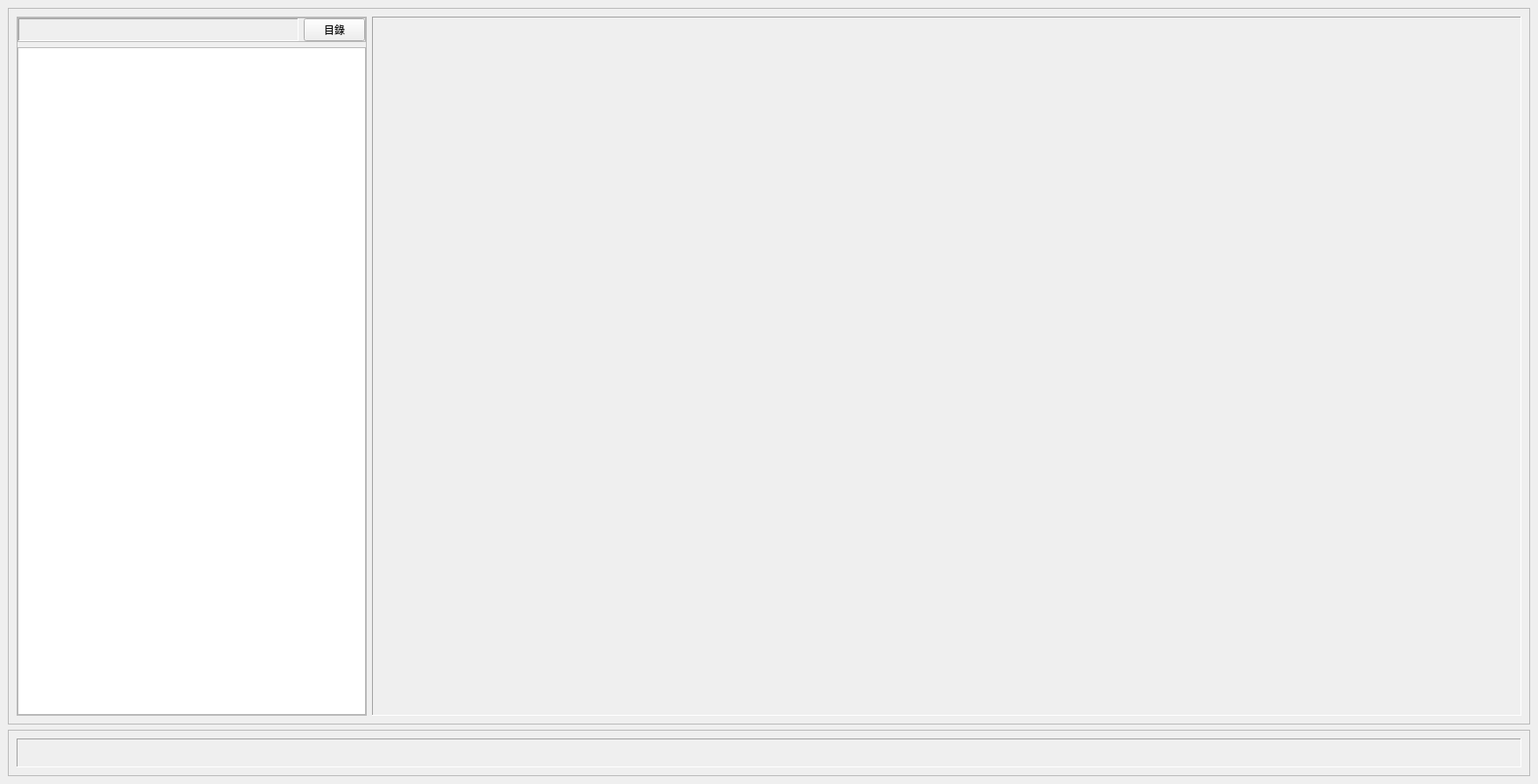
<?xml version="1.0" encoding="UTF-8"?>
<ui version="4.0">
 <class>MainWindow</class>
 <widget class="QMainWindow" name="MainWindow">
  <property name="geometry">
   <rect>
    <x>0</x>
    <y>0</y>
    <width>1757</width>
    <height>896</height>
   </rect>
  </property>
  <property name="windowTitle">
   <string>Yolact</string>
  </property>
  <widget class="QWidget" name="centralwidget">
   <layout class="QVBoxLayout" name="verticalLayout_3">
    <item>
     <widget class="QFrame" name="frame">
      <property name="frameShape">
       <enum>QFrame::StyledPanel</enum>
      </property>
      <property name="frameShadow">
       <enum>QFrame::Raised</enum>
      </property>
      <layout class="QHBoxLayout" name="horizontalLayout_6">
       <item>
        <widget class="QFrame" name="frame_4">
         <property name="sizePolicy">
          <sizepolicy hsizetype="Fixed" vsizetype="Preferred">
           <horstretch>0</horstretch>
           <verstretch>0</verstretch>
          </sizepolicy>
         </property>
         <property name="minimumSize">
          <size>
           <width>400</width>
           <height>0</height>
          </size>
         </property>
         <property name="maximumSize">
          <size>
           <width>400</width>
           <height>16777215</height>
          </size>
         </property>
         <property name="frameShape">
          <enum>QFrame::StyledPanel</enum>
         </property>
         <property name="frameShadow">
          <enum>QFrame::Raised</enum>
         </property>
         <layout class="QVBoxLayout" name="verticalLayout_2">
          <property name="leftMargin">
           <number>0</number>
          </property>
          <property name="topMargin">
           <number>0</number>
          </property>
          <property name="rightMargin">
           <number>0</number>
          </property>
          <property name="bottomMargin">
           <number>0</number>
          </property>
          <item>
           <widget class="QFrame" name="frame_5">
            <property name="frameShape">
             <enum>QFrame::StyledPanel</enum>
            </property>
            <property name="frameShadow">
             <enum>QFrame::Raised</enum>
            </property>
            <layout class="QHBoxLayout" name="horizontalLayout_4">
             <property name="leftMargin">
              <number>0</number>
             </property>
             <property name="topMargin">
              <number>0</number>
             </property>
             <property name="rightMargin">
              <number>0</number>
             </property>
             <property name="bottomMargin">
              <number>0</number>
             </property>
             <item>
              <widget class="QLabel" name="lblPath">
               <property name="frameShape">
                <enum>QFrame::Panel</enum>
               </property>
               <property name="frameShadow">
                <enum>QFrame::Sunken</enum>
               </property>
               <property name="text">
                <string/>
               </property>
              </widget>
             </item>
             <item>
              <widget class="QPushButton" name="btnPath">
               <property name="sizePolicy">
                <sizepolicy hsizetype="Fixed" vsizetype="Fixed">
                 <horstretch>0</horstretch>
                 <verstretch>0</verstretch>
                </sizepolicy>
               </property>
               <property name="minimumSize">
                <size>
                 <width>70</width>
                 <height>0</height>
                </size>
               </property>
               <property name="maximumSize">
                <size>
                 <width>70</width>
                 <height>16777215</height>
                </size>
               </property>
               <property name="text">
                <string>目錄</string>
               </property>
              </widget>
             </item>
            </layout>
           </widget>
          </item>
          <item>
           <widget class="QListWidget" name="listWidget">
            <property name="sizePolicy">
             <sizepolicy hsizetype="Expanding" vsizetype="Expanding">
              <horstretch>0</horstretch>
              <verstretch>0</verstretch>
             </sizepolicy>
            </property>
           </widget>
          </item>
         </layout>
        </widget>
       </item>
       <item>
        <widget class="QFrame" name="frame_show">
         <property name="frameShape">
          <enum>QFrame::Panel</enum>
         </property>
         <property name="frameShadow">
          <enum>QFrame::Sunken</enum>
         </property>
         <layout class="QHBoxLayout" name="horizontalLayout_5">
          <item>
           <widget class="QLabel" name="lblImg">
            <property name="minimumSize">
             <size>
              <width>1280</width>
              <height>720</height>
             </size>
            </property>
            <property name="text">
             <string/>
            </property>
           </widget>
          </item>
         </layout>
        </widget>
       </item>
      </layout>
     </widget>
    </item>
    <item>
     <widget class="QFrame" name="frame_2">
      <property name="sizePolicy">
       <sizepolicy hsizetype="Preferred" vsizetype="Fixed">
        <horstretch>0</horstretch>
        <verstretch>0</verstretch>
       </sizepolicy>
      </property>
      <property name="frameShape">
       <enum>QFrame::StyledPanel</enum>
      </property>
      <property name="frameShadow">
       <enum>QFrame::Raised</enum>
      </property>
      <layout class="QHBoxLayout" name="horizontalLayout">
       <item>
        <widget class="QLabel" name="lblStatus">
         <property name="font">
          <font>
           <pointsize>20</pointsize>
          </font>
         </property>
         <property name="frameShape">
          <enum>QFrame::Panel</enum>
         </property>
         <property name="frameShadow">
          <enum>QFrame::Sunken</enum>
         </property>
         <property name="text">
          <string/>
         </property>
         <property name="alignment">
          <set>Qt::AlignCenter</set>
         </property>
        </widget>
       </item>
      </layout>
     </widget>
    </item>
   </layout>
  </widget>
 </widget>
 <resources/>
 <connections/>
</ui>
